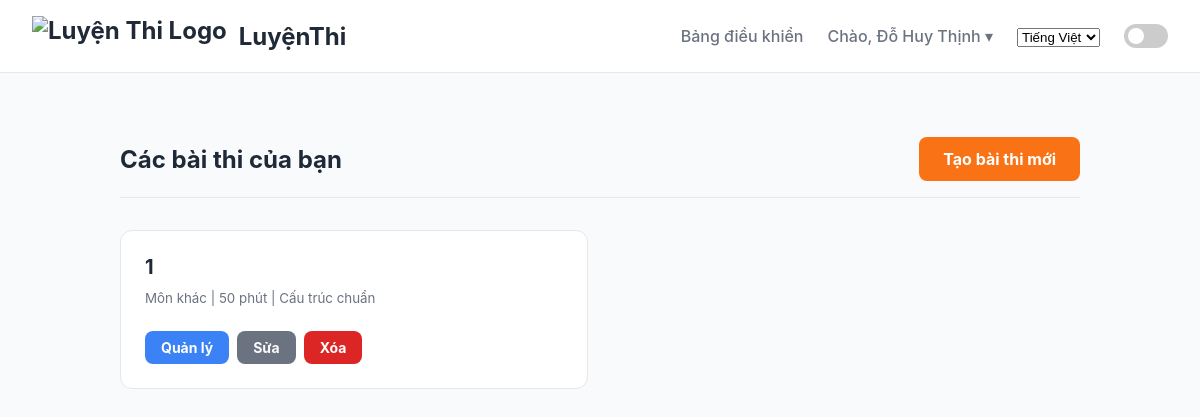
/vi/dashboard/ (signed in), run on an earlier commit of the app's database.
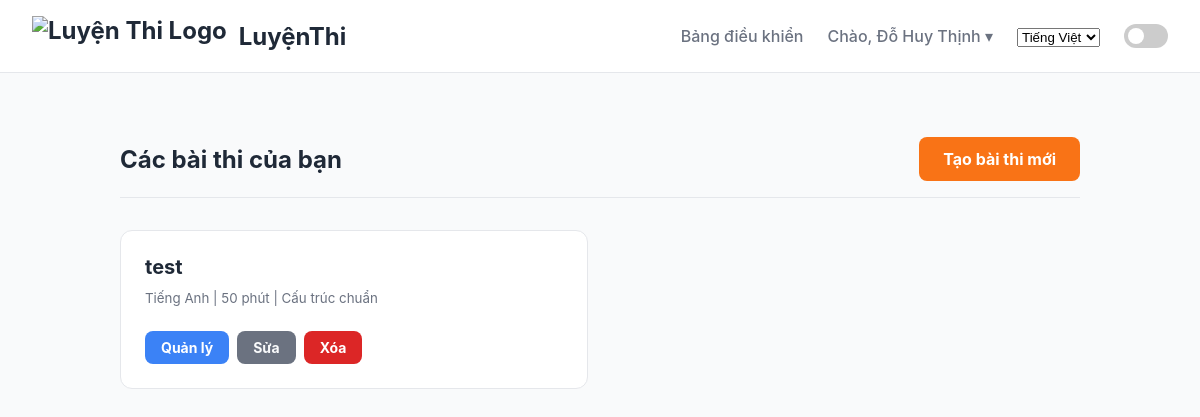
And on a later commit of the database.
### quizapp/models.py (models this page shows, shortened)
class Exam(models.Model):
    class SubjectType(models.TextChoices):
        MATH = 'MATH', _('Toán')
        PHYSICS = 'PHYSICS', _('Vật lý')
        CHEMISTRY = 'CHEMISTRY', _('Hóa học')
        BIOLOGY = 'BIOLOGY', _('Sinh học')
        HISTORY = 'HISTORY', _('Lịch sử')
        GEOGRAPHY = 'GEOGRAPHY', _('Địa lí')
        CIVIC_EDUCATION = 'CIVIC_EDUCATION', _('Giáo dục công dân')
        ENGLISH = 'ENGLISH', _('Tiếng Anh')
        TSA = 'TSA', _('Đánh giá tư duy (TSA)')
        OTHER = 'OTHER', _('Môn khác')
    class Visibility(models.TextChoices):
        PUBLIC = 'PUBLIC', _('Công khai')
        PRIVATE = 'PRIVATE', _('Riêng tư (yêu cầu mã)')
    title = models.CharField(max_length=255, verbose_name=_("Tiêu đề kỳ thi"))
    description = models.TextField(blank=True, null=True, verbose_name=_("Mô tả"))
    owner = models.ForeignKey(settings.AUTH_USER_MODEL, on_delete=models.CASCADE, related_name='exams')
    subject = models.CharField(max_length=20, choices=SubjectType.choices, default=SubjectType.OTHER, verbose_name=_("Môn học (cho cấu trúc chuẩn)"))
    duration_minutes = models.PositiveIntegerField(default=50, verbose_name=_("Thời gian làm bài (phút)"))
    is_custom = models.BooleanField(default=False, verbose_name=_("Cấu trúc tùy chỉnh"))
    code = models.CharField(max_length=8, unique=True, blank=True, default=generate_exam_code, verbose_name=_("Mã bài thi"))
    visibility = models.CharField(max_length=10, choices=Visibility.choices, default=Visibility.PUBLIC, verbose_name=_("Chế độ hiển thị"))
    created_at = models.DateTimeField(auto_now_add=True)
    updated_at = models.DateTimeField(auto_now=True)
    class Meta: ordering = ['-created_at']

### quizapp/views.py (the view)
# urls.py: path('dashboard/', views.teacher_dashboard, name='teacher_dashboard'),
@login_required(login_url='login')
@user_passes_test(is_teacher)
def teacher_dashboard(request):
    exams = Exam.objects.filter(owner=request.user).order_by('-created_at')
    return render(request, 'dashboard/teacher_dashboard.html', {'exams': exams})

### quizapp/views.py (called while the page is built)
def is_teacher(user):
    return user.is_authenticated and user.role == User.Role.TEACHER

### quizapp/templates/dashboard/teacher_dashboard.html (shortened to what this page needs)
{% extends "base.html" %}
{% load i18n %}
{% block content %}
<div class="dashboard-header">
    <h2>{% trans "Các bài thi của bạn" %}</h2>
    <a href="{% url 'exam_create' %}" class="btn btn-cta">{% trans "Tạo bài thi mới" %}</a>
</div>
<div class="exam-list">
    {% for exam in exams %}
        <div class="exam-item">
            <div class="exam-info">
                <h3>{{ exam.title }}</h3>
                <small>{{ exam.get_subject_display }} | {{ exam.duration_minutes }} {% trans "phút" %} | {% if exam.is_custom %}{% trans "Tùy chỉnh" %}{% else %}{% trans "Cấu trúc chuẩn" %}{% endif %}</small>
            </div>
            <div class="exam-actions">
                <a href="{% url 'exam_detail_teacher' pk=exam.pk %}" class="btn btn-primary">{% trans "Quản lý" %}</a>
                <a href="{% url 'exam_update' pk=exam.pk %}" class="btn" style="background-color: var(--text-secondary); color: var(--bg-primary);">{% trans "Sửa" %}</a>
                <a href="{% url 'exam_delete' pk=exam.pk %}" class="btn" style="background-color: var(--error); color: white;">{% trans "Xóa" %}</a>
            </div>
        </div>
    {% empty %}
        <p>{% trans "Bạn chưa tạo bài thi nào. Hãy bắt đầu ngay!" %}</p>
    {% endfor %}
</div>
{% endblock %}

What changed in the data, as far as the page shows it:
removed Exam: title "1", subject "Môn khác", duration_minutes "50"
added Exam: title "test", subject "Tiếng Anh", duration_minutes "50"
